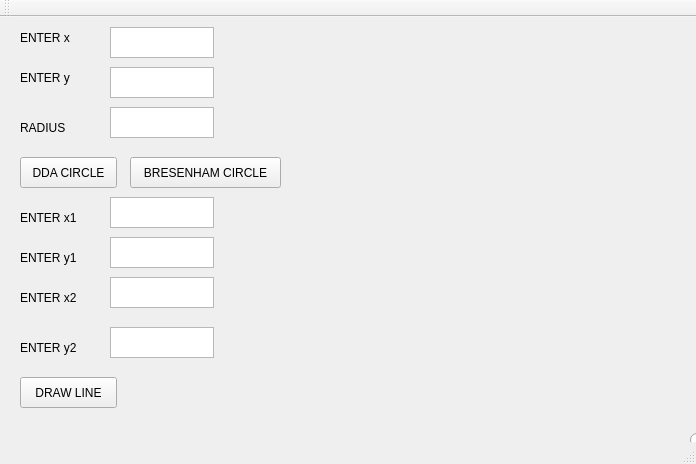
<?xml version="1.0" encoding="UTF-8"?>
<ui version="4.0">
 <class>MainWindow</class>
 <widget class="QMainWindow" name="MainWindow">
  <property name="geometry">
   <rect>
    <x>0</x>
    <y>0</y>
    <width>696</width>
    <height>464</height>
   </rect>
  </property>
  <property name="windowTitle">
   <string>MainWindow</string>
  </property>
  <widget class="QWidget" name="centralWidget">
   <widget class="QTextEdit" name="textEdit">
    <property name="geometry">
     <rect>
      <x>110</x>
      <y>10</y>
      <width>104</width>
      <height>31</height>
     </rect>
    </property>
   </widget>
   <widget class="QTextEdit" name="textEdit_2">
    <property name="geometry">
     <rect>
      <x>110</x>
      <y>50</y>
      <width>104</width>
      <height>31</height>
     </rect>
    </property>
   </widget>
   <widget class="QTextEdit" name="textEdit_3">
    <property name="geometry">
     <rect>
      <x>110</x>
      <y>90</y>
      <width>104</width>
      <height>31</height>
     </rect>
    </property>
   </widget>
   <widget class="QTextEdit" name="textEdit_4">
    <property name="geometry">
     <rect>
      <x>110</x>
      <y>180</y>
      <width>104</width>
      <height>31</height>
     </rect>
    </property>
   </widget>
   <widget class="QTextEdit" name="textEdit_5">
    <property name="geometry">
     <rect>
      <x>110</x>
      <y>220</y>
      <width>104</width>
      <height>31</height>
     </rect>
    </property>
   </widget>
   <widget class="QTextEdit" name="textEdit_6">
    <property name="geometry">
     <rect>
      <x>110</x>
      <y>260</y>
      <width>104</width>
      <height>31</height>
     </rect>
    </property>
   </widget>
   <widget class="QTextEdit" name="textEdit_7">
    <property name="geometry">
     <rect>
      <x>110</x>
      <y>310</y>
      <width>104</width>
      <height>31</height>
     </rect>
    </property>
   </widget>
   <widget class="QLabel" name="label">
    <property name="geometry">
     <rect>
      <x>20</x>
      <y>10</y>
      <width>65</width>
      <height>21</height>
     </rect>
    </property>
    <property name="text">
     <string>ENTER x</string>
    </property>
   </widget>
   <widget class="QLabel" name="label_2">
    <property name="geometry">
     <rect>
      <x>20</x>
      <y>50</y>
      <width>65</width>
      <height>21</height>
     </rect>
    </property>
    <property name="text">
     <string>ENTER y</string>
    </property>
   </widget>
   <widget class="QLabel" name="label_4">
    <property name="geometry">
     <rect>
      <x>20</x>
      <y>100</y>
      <width>65</width>
      <height>21</height>
     </rect>
    </property>
    <property name="text">
     <string>RADIUS</string>
    </property>
   </widget>
   <widget class="QLabel" name="label_5">
    <property name="geometry">
     <rect>
      <x>20</x>
      <y>190</y>
      <width>65</width>
      <height>21</height>
     </rect>
    </property>
    <property name="text">
     <string>ENTER x1</string>
    </property>
   </widget>
   <widget class="QLabel" name="label_6">
    <property name="geometry">
     <rect>
      <x>20</x>
      <y>230</y>
      <width>65</width>
      <height>21</height>
     </rect>
    </property>
    <property name="text">
     <string>ENTER y1</string>
    </property>
   </widget>
   <widget class="QLabel" name="label_7">
    <property name="geometry">
     <rect>
      <x>20</x>
      <y>270</y>
      <width>65</width>
      <height>21</height>
     </rect>
    </property>
    <property name="text">
     <string>ENTER x2</string>
    </property>
   </widget>
   <widget class="QLabel" name="label_3">
    <property name="geometry">
     <rect>
      <x>20</x>
      <y>320</y>
      <width>65</width>
      <height>21</height>
     </rect>
    </property>
    <property name="text">
     <string>ENTER y2</string>
    </property>
   </widget>
   <widget class="QPushButton" name="pushButton">
    <property name="geometry">
     <rect>
      <x>20</x>
      <y>360</y>
      <width>97</width>
      <height>31</height>
     </rect>
    </property>
    <property name="text">
     <string>DRAW LINE</string>
    </property>
   </widget>
   <widget class="QPushButton" name="pushButton_2">
    <property name="geometry">
     <rect>
      <x>20</x>
      <y>140</y>
      <width>97</width>
      <height>31</height>
     </rect>
    </property>
    <property name="text">
     <string>DDA CIRCLE</string>
    </property>
   </widget>
   <widget class="QPushButton" name="pushButton_3">
    <property name="geometry">
     <rect>
      <x>130</x>
      <y>140</y>
      <width>151</width>
      <height>31</height>
     </rect>
    </property>
    <property name="text">
     <string>BRESENHAM CIRCLE</string>
    </property>
   </widget>
   <widget class="QLabel" name="label_8">
    <property name="geometry">
     <rect>
      <x>314</x>
      <y>0</y>
      <width>351</width>
      <height>391</height>
     </rect>
    </property>
    <property name="text">
     <string/>
    </property>
   </widget>
   <widget class="QRadioButton" name="radioButton">
    <property name="geometry">
     <rect>
      <x>690</x>
      <y>410</y>
      <width>109</width>
      <height>26</height>
     </rect>
    </property>
    <property name="text">
     <string>RadioButton</string>
    </property>
   </widget>
  </widget>
  <widget class="QMenuBar" name="menuBar">
   <property name="geometry">
    <rect>
     <x>0</x>
     <y>0</y>
     <width>696</width>
     <height>27</height>
    </rect>
   </property>
  </widget>
  <widget class="QToolBar" name="mainToolBar">
   <attribute name="toolBarArea">
    <enum>TopToolBarArea</enum>
   </attribute>
   <attribute name="toolBarBreak">
    <bool>false</bool>
   </attribute>
  </widget>
  <widget class="QStatusBar" name="statusBar"/>
 </widget>
 <layoutdefault spacing="6" margin="11"/>
 <resources/>
 <connections/>
</ui>
